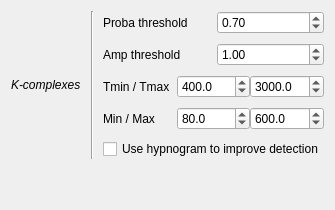
                        <widget class="QWidget" name="_kcomp_page">
                         <layout class="QVBoxLayout" name="verticalLayout_23">
                          <item>
                           <layout class="QGridLayout" name="gridLayout_8">
                            <property name="topMargin">
                             <number>0</number>
                            </property>
                            <property name="verticalSpacing">
                             <number>9</number>
                            </property>
                            <item row="4" column="2" colspan="4">
                             <widget class="QWidget" name="widget_8" native="true">
                              <property name="minimumSize">
                               <size>
                                <width>0</width>
                                <height>0</height>
                               </size>
                              </property>
                              <layout class="QHBoxLayout" name="horizontalLayout_15">
                               <property name="spacing">
                                <number>0</number>
                               </property>
                               <property name="leftMargin">
                                <number>0</number>
                               </property>
                               <property name="topMargin">
                                <number>0</number>
                               </property>
                               <property name="rightMargin">
                                <number>0</number>
                               </property>
                               <property name="bottomMargin">
                                <number>0</number>
                               </property>
                               <item>
                                <widget class="QLabel" name="label_64">
                                 <property name="text">
                                  <string>Min / Max</string>
                                 </property>
                                </widget>
                               </item>
                               <item>
                                <widget class="QDoubleSpinBox" name="_ToolKCMinAmp">
                                 <property name="toolTip">
                                  <string>Min amplitude of KC</string>
                                 </property>
                                 <property name="decimals">
                                  <number>1</number>
                                 </property>
                                 <property name="minimum">
                                  <double>10.000000000000000</double>
                                 </property>
                                 <property name="maximum">
                                  <double>500.000000000000000</double>
                                 </property>
                                 <property name="singleStep">
                                  <double>10.000000000000000</double>
                                 </property>
                                 <property name="value">
                                  <double>80.000000000000000</double>
                                 </property>
                                </widget>
                               </item>
                               <item>
                                <widget class="QDoubleSpinBox" name="_ToolKCMaxAmp">
                                 <property name="toolTip">
                                  <string>Max amplitude of KC</string>
                                 </property>
                                 <property name="decimals">
                                  <number>1</number>
                                 </property>
                                 <property name="minimum">
                                  <double>110.000000000000000</double>
                                 </property>
                                 <property name="maximum">
                                  <double>1000.000000000000000</double>
                                 </property>
                                 <property name="singleStep">
                                  <double>10.000000000000000</double>
                                 </property>
                                 <property name="value">
                                  <double>600.000000000000000</double>
                                 </property>
                                </widget>
                               </item>
                              </layout>
                             </widget>
                            </item>
                            <item row="0" column="2" rowspan="2" colspan="2">
                             <widget class="QLabel" name="label_57">
                              <property name="sizePolicy">
                               <sizepolicy hsizetype="Fixed" vsizetype="Preferred">
                                <horstretch>0</horstretch>
                                <verstretch>0</verstretch>
                               </sizepolicy>
                              </property>
                              <property name="text">
                               <string>Proba threshold</string>
                              </property>
                             </widget>
                            </item>
                            <item row="0" column="0" rowspan="6">
                             <widget class="QLabel" name="kc_label">
                              <property name="font">
                               <font>
                                <italic>true</italic>
                               </font>
                              </property>
                              <property name="text">
                               <string>K-complexes</string>
                              </property>
                             </widget>
                            </item>
                            <item row="5" column="2" colspan="4">
                             <widget class="QCheckBox" name="_ToolKCNremOnly">
                              <property name="text">
                               <string>Use hypnogram to improve detection</string>
                              </property>
                             </widget>
                            </item>
                            <item row="0" column="4" rowspan="2" colspan="2">
                             <widget class="QDoubleSpinBox" name="_ToolKCProbTh">
                              <property name="sizePolicy">
                               <sizepolicy hsizetype="MinimumExpanding" vsizetype="Fixed">
                                <horstretch>0</horstretch>
                                <verstretch>0</verstretch>
                               </sizepolicy>
                              </property>
                              <property name="toolTip">
                               <string>Number of standard deviations of the wavelet envelope</string>
                              </property>
                              <property name="maximum">
                               <double>1.000000000000000</double>
                              </property>
                              <property name="singleStep">
                               <double>0.100000000000000</double>
                              </property>
                              <property name="value">
                               <double>0.700000000000000</double>
                              </property>
                             </widget>
                            </item>
                            <item row="0" column="1" rowspan="6">
                             <widget class="Line" name="line_19">
                              <property name="minimumSize">
                               <size>
                                <width>10</width>
                                <height>0</height>
                               </size>
                              </property>
                              <property name="orientation">
                               <enum>Qt::Vertical</enum>
                              </property>
                             </widget>
                            </item>
                            <item row="3" column="2" colspan="4">
                             <widget class="QWidget" name="widget_7" native="true">
                              <property name="minimumSize">
                               <size>
                                <width>0</width>
                                <height>0</height>
                               </size>
                              </property>
                              <layout class="QHBoxLayout" name="horizontalLayout_14">
                               <property name="spacing">
                                <number>0</number>
                               </property>
                               <property name="leftMargin">
                                <number>0</number>
                               </property>
                               <property name="topMargin">
                                <number>0</number>
                               </property>
                               <property name="rightMargin">
                                <number>0</number>
                               </property>
                               <property name="bottomMargin">
                                <number>0</number>
                               </property>
                               <item>
                                <widget class="QLabel" name="label_62">
                                 <property name="toolTip">
                                  <string/>
                                 </property>
                                 <property name="text">
                                  <string>Tmin / Tmax</string>
                                 </property>
                                </widget>
                               </item>
                               <item>
                                <widget class="QDoubleSpinBox" name="_ToolKCMinDur">
                                 <property name="toolTip">
                                  <string>&lt;html&gt;&lt;head/&gt;&lt;body&gt;&lt;p&gt;Minimum duration of KC (ms)&lt;/p&gt;&lt;/body&gt;&lt;/html&gt;</string>
                                 </property>
                                 <property name="decimals">
                                  <number>1</number>
                                 </property>
                                 <property name="maximum">
                                  <double>1000.000000000000000</double>
                                 </property>
                                 <property name="singleStep">
                                  <double>50.000000000000000</double>
                                 </property>
                                 <property name="value">
                                  <double>400.000000000000000</double>
                                 </property>
                                </widget>
                               </item>
                               <item>
                                <widget class="QDoubleSpinBox" name="_ToolKCMaxDur">
                                 <property name="toolTip">
                                  <string>&lt;html&gt;&lt;head/&gt;&lt;body&gt;&lt;p&gt;Maximum duration of KC (ms)&lt;/p&gt;&lt;/body&gt;&lt;/html&gt;</string>
                                 </property>
                                 <property name="decimals">
                                  <number>1</number>
                                 </property>
                                 <property name="minimum">
                                  <double>1000.000000000000000</double>
                                 </property>
                                 <property name="maximum">
                                  <double>10000.000000000000000</double>
                                 </property>
                                 <property name="singleStep">
                                  <double>100.000000000000000</double>
                                 </property>
                                 <property name="value">
                                  <double>3000.000000000000000</double>
                                 </property>
                                </widget>
                               </item>
                              </layout>
                             </widget>
                            </item>
                            <item row="2" column="4" colspan="2">
                             <widget class="QDoubleSpinBox" name="_ToolKCAmpTh">
                              <property name="maximum">
                               <double>10.000000000000000</double>
                              </property>
                              <property name="singleStep">
                               <double>0.500000000000000</double>
                              </property>
                              <property name="value">
                               <double>1.000000000000000</double>
                              </property>
                             </widget>
                            </item>
                            <item row="2" column="2" colspan="2">
                             <widget class="QLabel" name="label_71">
                              <property name="text">
                               <string>Amp threshold</string>
                              </property>
                             </widget>
                            </item>
                           </layout>
                          </item>
                          <item>
                           <spacer name="verticalSpacer_11">
                            <property name="orientation">
                             <enum>Qt::Vertical</enum>
                            </property>
                            <property name="sizeHint" stdset="0">
                             <size>
                              <width>20</width>
                              <height>40</height>
                             </size>
                            </property>
                           </spacer>
                          </item>
                         </layout>
                        </widget>
